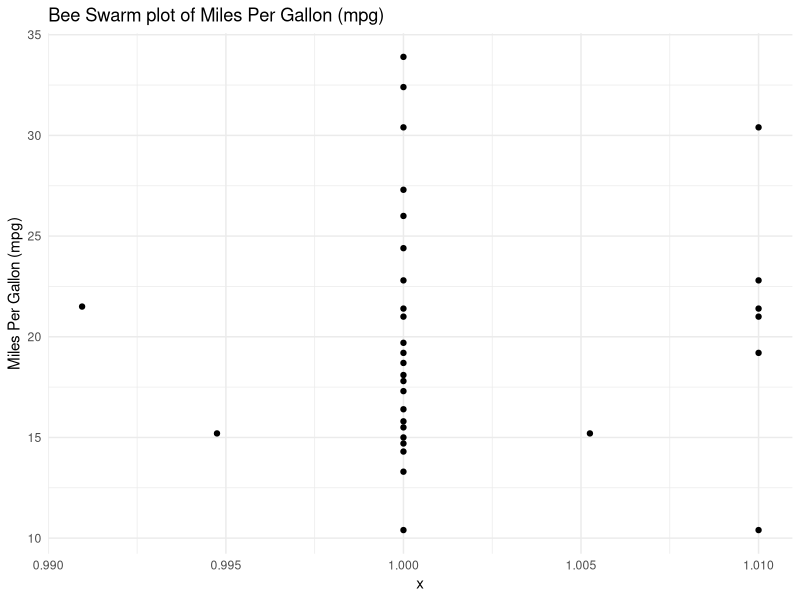
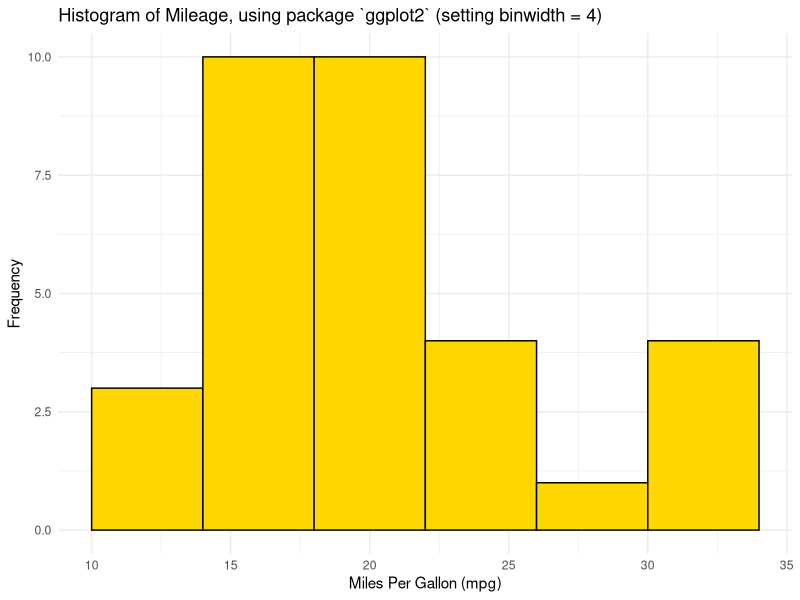
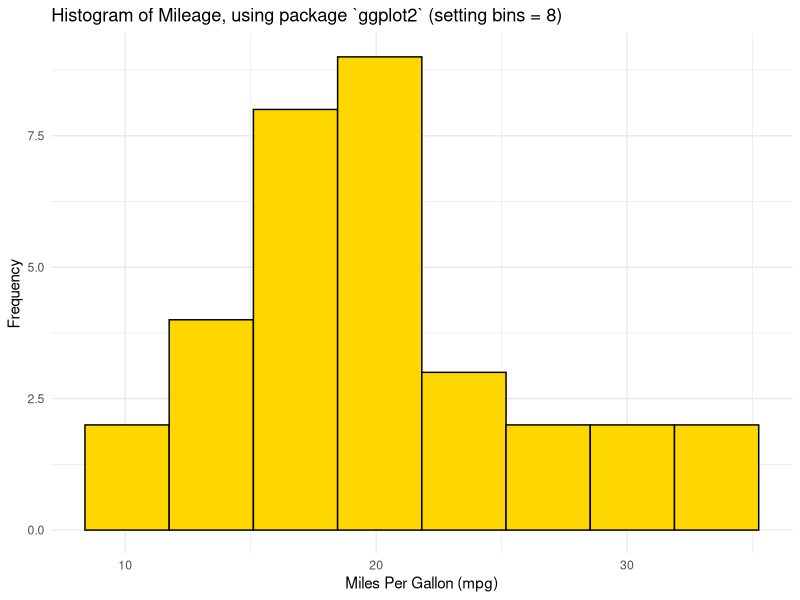
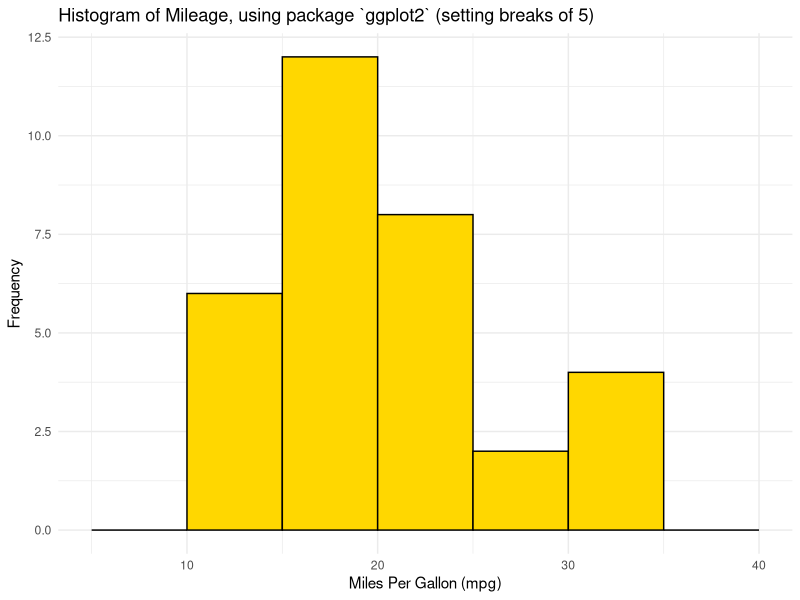
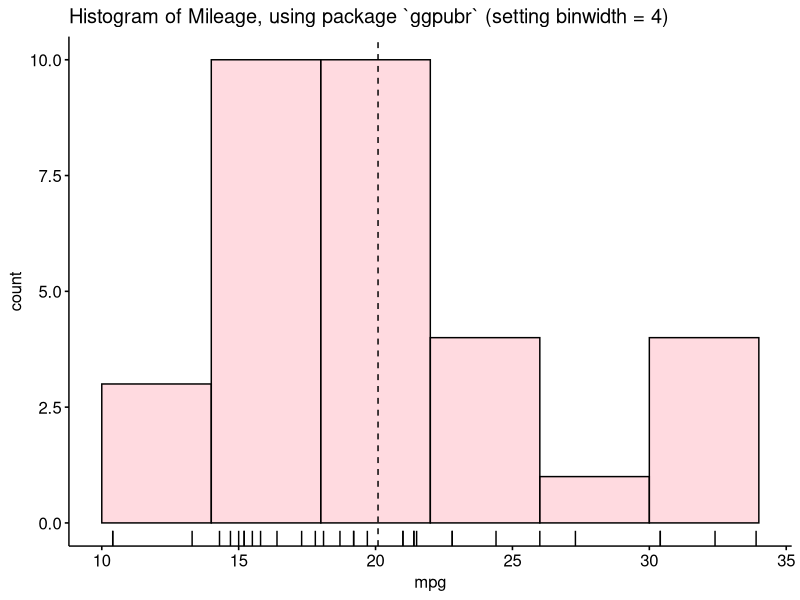
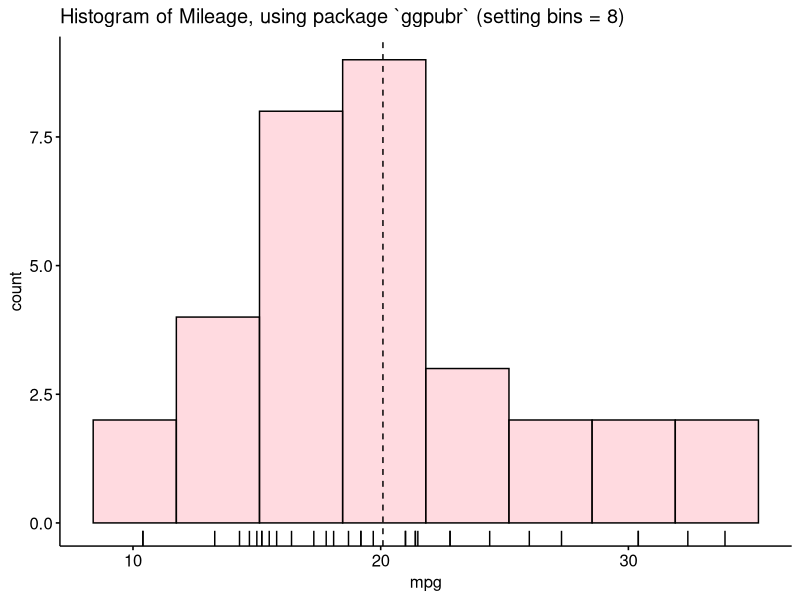
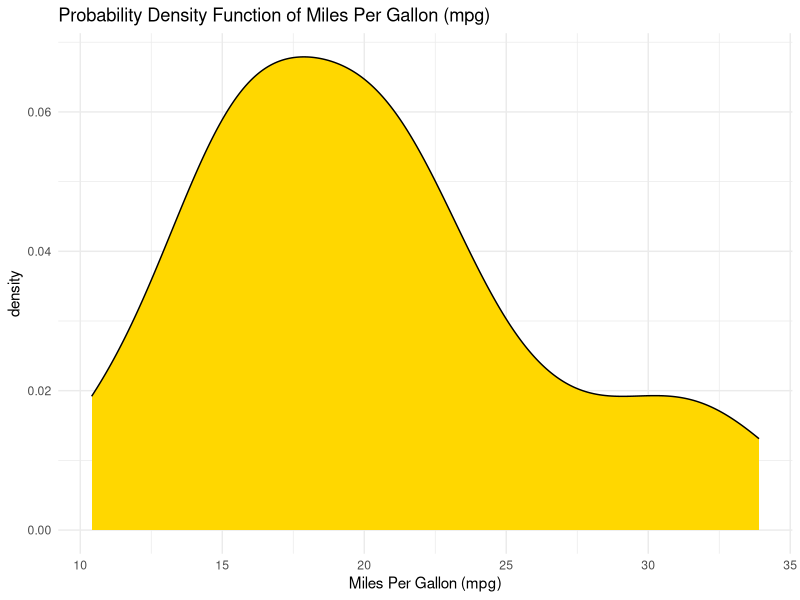
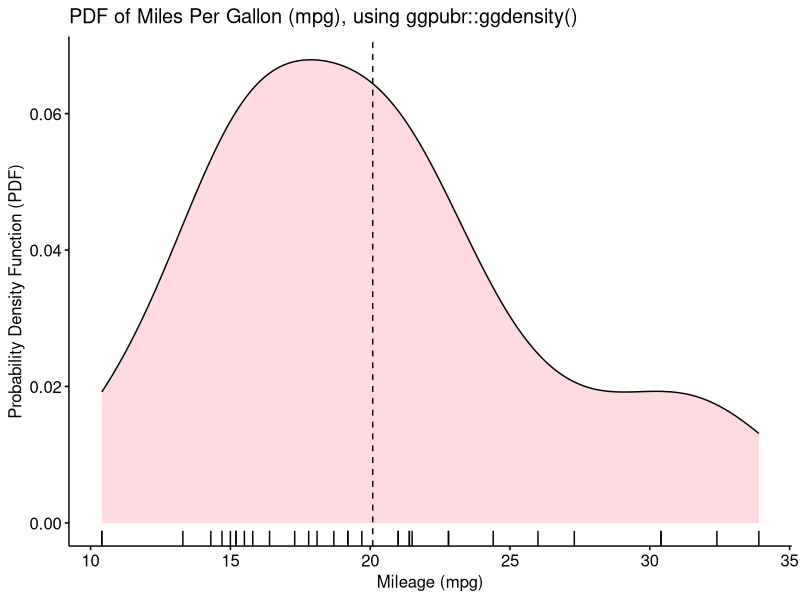

The R script that drew these images, in order:
## ---- chunk 1
# Load the required libraries, suppressing annoying startup messages
library(tibble) 
suppressPackageStartupMessages(library(dplyr))
# Read the mtcars dataset into a tibble called tb
data(mtcars)
tb <- as_tibble(mtcars)
# Convert relevant columns into factor variables
tb$cyl <- as.factor(tb$cyl) # cyl = {4,6,8}, number of cylinders
tb$am <- as.factor(tb$am) # am = {0,1}, 0:automatic, 1: manual transmission
tb$vs <- as.factor(tb$vs) # vs = {0,1}, v-shaped engine, 0:no, 1:yes
tb$gear <- as.factor(tb$gear) # gear = {3,4,5}, number of gears
# Directly access the data columns of tb, without tb$mpg
attach(tb)
## ---- chunk 2
library(dplyr)
library(ggthemes)
suppressPackageStartupMessages(library(ggplot2))
## ---- chunk 3
library(ggplot2)
library(ggbeeswarm) # Necessary for geom_beeswarm() 
ggplot(tb, 
       aes(x = 1, 
           y = mpg)) +
  geom_beeswarm() +
  labs(title = "Bee Swarm plot of Miles Per Gallon (mpg)",
       y = "Miles Per Gallon (mpg)") +
  theme_minimal() 
## ---- chunk 4
ggplot(tb, 
       aes(x = mpg)) +
  geom_histogram(binwidth = 4, 
                 fill = "gold", 
                 color = "black") +
  theme_minimal() +
  labs(title = "Histogram of Mileage, using package `ggplot2` (setting binwidth = 4)", 
       x = "Miles Per Gallon (mpg)", y = "Frequency")

## ---- chunk 5
ggplot(tb, 
       aes(x = mpg)) +
  geom_histogram(bins = 8, 
                 fill = "gold", 
                 color = "black") +
  theme_minimal() +
  labs(title = "Histogram of Mileage, using package `ggplot2` (setting bins = 8)", 
       x = "Miles Per Gallon (mpg)", y = "Frequency")

## ---- chunk 6
ggplot(tb, 
       aes(x = mpg)) +
  geom_histogram(breaks = seq(5, 40, by = 5), 
                 fill = "gold", 
                 color = "black") +
  theme_minimal() +
  labs(title = "Histogram of Mileage, using package `ggplot2` (setting breaks of 5)", 
       x = "Miles Per Gallon (mpg)", y = "Frequency")
## ---- chunk 7
library(ggpubr)
gghistogram(tb, 
            x = "mpg", 
            binwidth = 4,
            add = "mean", 
            rug = TRUE, 
            color = "black" ,
            fill = "lightpink",
            title = "Histogram of Mileage, using package `ggpubr` (setting binwidth = 4) "
)
## ---- chunk 8
library(ggpubr)
gghistogram(tb, 
            x = "mpg", 
            bins = 8,
            add = "mean", 
            rug = TRUE, 
            color = "black" ,
            fill = "lightpink",
            title = "Histogram of Mileage, using package `ggpubr` (setting bins = 8) "
)
## ---- chunk 9
ggplot(tb, 
       aes(x = mpg)) +
  geom_density(fill = "gold") +
  theme_minimal() +
  labs(title = "Probability Density Function of Miles Per Gallon (mpg)", 
       x = "Miles Per Gallon (mpg)", y = "density") 
## ---- chunk 10
library(ggpubr)
ggdensity(tb, 
            x = "mpg", 
            add = "mean", 
            rug = TRUE, 
            color = "black" ,
            fill = "lightpink",
            title = "PDF of Miles Per Gallon (mpg), using ggpubr::ggdensity()",
            xlab = "Mileage (mpg)",
            ylab = "Probability Density Function (PDF)"
)
## ---- chunk 11
# Load required library
library(ggplot2)
# Create a CDF plot
ggplot(tb, aes(x = mpg)) +
  stat_ecdf(geom = "line", color = "blue") +
  labs(x = "Miles Per Gallon (mpg)", y = "CDF", 
       title = "Cumulative Distribution Function (CDF) of Mileage (mpg)") +
  theme_minimal() 
## ---- chunk 12
ggplot(tb, 
       aes(y = mpg)) +
  geom_boxplot(fill = "gold") +
  theme_minimal() +
  coord_flip() +
  labs(title = "Boxplot of Mileage (mpg)", 
       y = "Miles Per Gallon (mpg)")
## ---- chunk 13
library(ggpubr)
ggboxplot(tb, 
          y = "mpg", 
          orientation = "horizontal",
          rug = TRUE, 
          color = "black" ,
          fill = "lightpink",
          add = "jitter",
          title = "Boxplot of Mileage (mpg), using ggpubr::ggboxplot()"
)
## ---- chunk 14
ggplot(tb, aes(x = "", y = mpg)) +
  geom_violin(fill = "gold") +
  geom_boxplot(fill = "skyblue", width = 0.2) +
  labs(x = "", y = "Miles Per Gallon (mpg)", 
       title = "Violin Plot with Boxplot of Miles Per Gallon (mpg)") +
  coord_flip() +
  theme_minimal()
## ---- chunk 15
library(ggpubr)
ggviolin(tb, 
         y = "mpg", 
         orientation = "horizontal",
         rug = TRUE, 
         color = "black" ,
         fill = "lightpink",
         add = "boxplot", add.params = list(fill = "lightblue"),
         title = "Violin plot of Miles Per Gallon (mpg), using ggpubr::ggviolin()"
)
## ---- chunk 16
ggplot(tb, 
       aes(sample = mpg)) +
  stat_qq() +
  stat_qq_line() +
  labs(x = "Theoretical Quantiles", y = "Sample Quantiles", 
       title = "Q-Q Plot of Miles Per Gallon (mpg)") +
  theme_minimal()

## ---- chunk 17
library(ggplot2)
library(ggpubr)
PlotHist <- gghistogram(tb, 
            x = "mpg", 
            binwidth = 4,
            add = "mean", 
            rug = TRUE, 
            color = "black" ,
            fill = "lightpink",
            title = "Histogram (binwidth = 4) "
)
PlotBox <- ggboxplot(tb, 
            y = "mpg", 
            rug = TRUE, 
            color = "black" ,
            fill = "lightpink",
            add = "jitter",
            title = "Boxplot of Mileage, using ggpubr"
)
# Combine the plots using ggarrange()
combined_plot <- ggarrange(PlotHist, PlotBox, ncol = 2)
# Display the combined plot
print(combined_plot)
